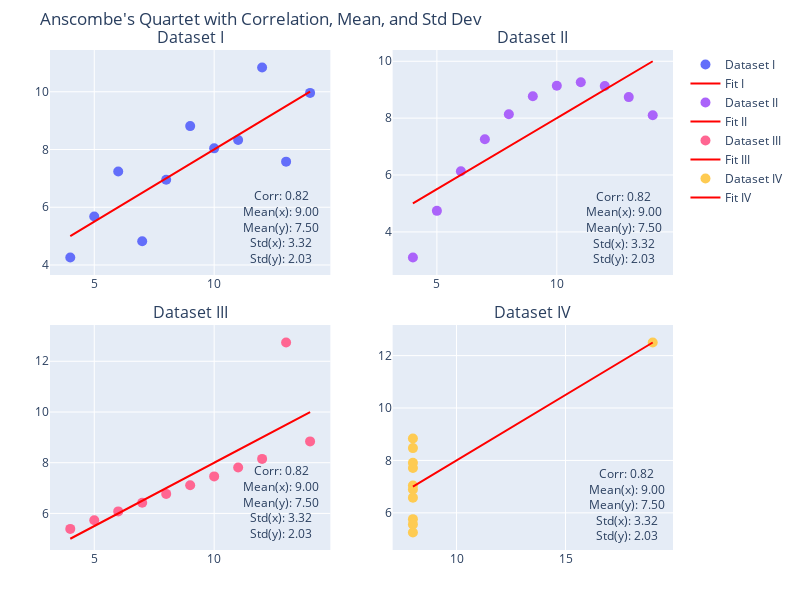

The cell this chart's notebook holds for it:
### Code cell
import seaborn as sns
import plotly.graph_objects as go
import numpy as np
from plotly.subplots import make_subplots

# Load Anscombe's quartet from Seaborn
df = sns.load_dataset("anscombe")

# Function to calculate stats (correlation, mean, and std)
def calculate_stats(subset):
    correlation = np.corrcoef(subset['x'], subset['y'])[0, 1]
    mean_x = subset['x'].mean()
    mean_y = subset['y'].mean()
    std_x = subset['x'].std()
    std_y = subset['y'].std()
    return correlation, mean_x, mean_y, std_x, std_y

# Create a 2x2 subplot layout with Plotly
fig = make_subplots(rows=2, cols=2, vertical_spacing=0.1, 
                    subplot_titles=[f"Dataset {d}" for d in df['dataset'].unique()])

# Plot scatter and regression line for each dataset
for i, dataset in enumerate(df['dataset'].unique()):
    subset = df[df['dataset'] == dataset]
    correlation, mean_x, mean_y, std_x, std_y = calculate_stats(subset)
    row,col = (i // 2) + 1, (i % 2) + 1
    
    # Add scatter plot
    fig.add_trace(go.Scatter(x=subset['x'], y=subset['y'],
                  mode='markers', marker=dict(size=10), 
                  name=f"Dataset {dataset}"), row=row, col=col)
    
    # Add regression line
    slope, intercept = np.polyfit(subset['x'], subset['y'], 1)
    fig.add_trace(go.Scatter(x=subset['x'], y=slope * subset['x'] + intercept,
                  mode='lines', name=f"Fit {dataset}",
                  line=dict(color='red')), row=row, col=col)

    # Add a separate trace for the annotation in the bottom right corner
    stats_annotation = (f"Corr: {correlation:.2f}<br>"f"Mean(x): {mean_x:.2f}<br>"
                        f"Mean(y): {mean_y:.2f}<br>"f"Std(x): {std_x:.2f}<br>"f"Std(y): {std_y:.2f}")
    
    fig.add_trace(go.Scatter(x=[max(subset['x']) - 1.2],  
                             y=[min(subset['y']) + 1],  
                             mode='text', text=[stats_annotation],
                             showlegend=False), row=row, col=col)

fig.update_layout(height=600, width=800, title_text="Anscombe's Quartet with Correlation, Mean, and Std Dev", 
                  margin=dict(l=50, r=50, t=50, b=50))
fig.show()

### Figure 1 — Plotly figure (JSON) as saved in the notebook; plotly's stock layout.template omitted (floating-point values rounded to 4 significant figures)
{"data": [{"marker": {"size": 10}, "mode": "markers", "name": "Dataset I", "type": "scatter", "x": [10, 8, 13, 9, 11, 14, 6, 4, 12, 7, 5], "xaxis": "x", "y": [8.04, 6.95, 7.58, 8.81, 8.33, 9.96, 7.24, 4.26, 10.84, 4.82, 5.68], "yaxis": "y"}, {"line": {"color": "red"}, "mode": "lines", "name": "Fit I", "type": "scatter", "x": [10, 8, 13, 9, 11, 14, 6, 4, 12, 7, 5], "xaxis": "x", "y": [8.001, 7.001, 9.501, 7.501, 8.501, 10.0, 6.001, 5.0, 9.001, 6.501, 5.501], "yaxis": "y"}, {"mode": "text", "showlegend": false, "text": ["Corr: 0.82<br>Mean(x): 9.00<br>Mean(y): 7.50<br>Std(x): 3.32<br>Std(y): 2.03"], "type": "scatter", "x": [12.8], "xaxis": "x", "y": [5.26], "yaxis": "y"}, {"marker": {"size": 10}, "mode": "markers", "name": "Dataset II", "type": "scatter", "x": [10, 8, 13, 9, 11, 14, 6, 4, 12, 7, 5], "xaxis": "x2", "y": [9.14, 8.14, 8.74, 8.77, 9.26, 8.1, 6.13, 3.1, 9.13, 7.26, 4.74], "yaxis": "y2"}, {"line": {"color": "red"}, "mode": "lines", "name": "Fit II", "type": "scatter", "x": [10, 8, 13, 9, 11, 14, 6, 4, 12, 7, 5], "xaxis": "x2", "y": [8.001, 7.001, 9.501, 7.501, 8.501, 10.0, 6.001, 5.001, 9.001, 6.501, 5.501], "yaxis": "y2"}, {"mode": "text", "showlegend": false, "text": ["Corr: 0.82<br>Mean(x): 9.00<br>Mean(y): 7.50<br>Std(x): 3.32<br>Std(y): 2.03"], "type": "scatter", "x": [12.8], "xaxis": "x2", "y": [4.1], "yaxis": "y2"}, {"marker": {"size": 10}, "mode": "markers", "name": "Dataset III", "type": "scatter", "x": [10, 8, 13, 9, 11, 14, 6, 4, 12, 7, 5], "xaxis": "x3", "y": [7.46, 6.77, 12.74, 7.11, 7.81, 8.84, 6.08, 5.39, 8.15, 6.42, 5.73], "yaxis": "y3"}, {"line": {"color": "red"}, "mode": "lines", "name": "Fit III", "type": "scatter", "x": [10, 8, 13, 9, 11, 14, 6, 4, 12, 7, 5], "xaxis": "x3", "y": [8.0, 7.0, 9.499, 7.5, 8.499, 9.999, 6.001, 5.001, 8.999, 6.501, 5.501], "yaxis": "y3"}, {"mode": "text", "showlegend": false, "text": ["Corr: 0.82<br>Mean(x): 9.00<br>Mean(y): 7.50<br>Std(x): 3.32<br>Std(y): 2.03"], "type": "scatter", "x": [12.8], "xaxis": "x3", "y": [6.39], "yaxis": "y3"}, {"marker": {"size": 10}, "mode": "markers", "name": "Dataset IV", "type": "scatter", "x": [8, 8, 8, 8, 8, 8, 8, 19, 8, 8, 8], "xaxis": "x4", "y": [6.58, 5.76, 7.71, 8.84, 8.47, 7.04, 5.25, 12.5, 5.56, 7.91, 6.89], "yaxis": "y4"}, {"line": {"color": "red"}, "mode": "lines", "name": "Fit IV", "type": "scatter", "x": [8, 8, 8, 8, 8, 8, 8, 19, 8, 8, 8], "xaxis": "x4", "y": [7.001, 7.001, 7.001, 7.001, 7.001, 7.001, 7.001, 12.5, 7.001, 7.001, 7.001], "yaxis": "y4"}, {"mode": "text", "showlegend": false, "text": ["Corr: 0.82<br>Mean(x): 9.00<br>Mean(y): 7.50<br>Std(x): 3.32<br>Std(y): 2.03"], "type": "scatter", "x": [17.8], "xaxis": "x4", "y": [6.25], "yaxis": "y4"}], "layout": {"annotations": [{"font": {"size": 16}, "showarrow": false, "text": "Dataset I", "x": 0.225, "xanchor": "center", "xref": "paper", "y": 1, "yanchor": "bottom", "yref": "paper"}, {"font": {"size": 16}, "showarrow": false, "text": "Dataset II", "x": 0.775, "xanchor": "center", "xref": "paper", "y": 1, "yanchor": "bottom", "yref": "paper"}, {"font": {"size": 16}, "showarrow": false, "text": "Dataset III", "x": 0.225, "xanchor": "center", "xref": "paper", "y": 0.45, "yanchor": "bottom", "yref": "paper"}, {"font": {"size": 16}, "showarrow": false, "text": "Dataset IV", "x": 0.775, "xanchor": "center", "xref": "paper", "y": 0.45, "yanchor": "bottom", "yref": "paper"}], "height": 600, "margin": {"b": 50, "l": 50, "r": 50, "t": 50}, "title": {"text": "Anscombe's Quartet with Correlation, Mean, and Std Dev"}, "width": 800, "xaxis": {"anchor": "y", "domain": [0, 0.45]}, "xaxis2": {"anchor": "y2", "domain": [0.55, 1]}, "xaxis3": {"anchor": "y3", "domain": [0, 0.45]}, "xaxis4": {"anchor": "y4", "domain": [0.55, 1]}, "yaxis": {"anchor": "x", "domain": [0.55, 1]}, "yaxis2": {"anchor": "x2", "domain": [0.55, 1]}, "yaxis3": {"anchor": "x3", "domain": [0, 0.45]}, "yaxis4": {"anchor": "x4", "domain": [0, 0.45]}}}
